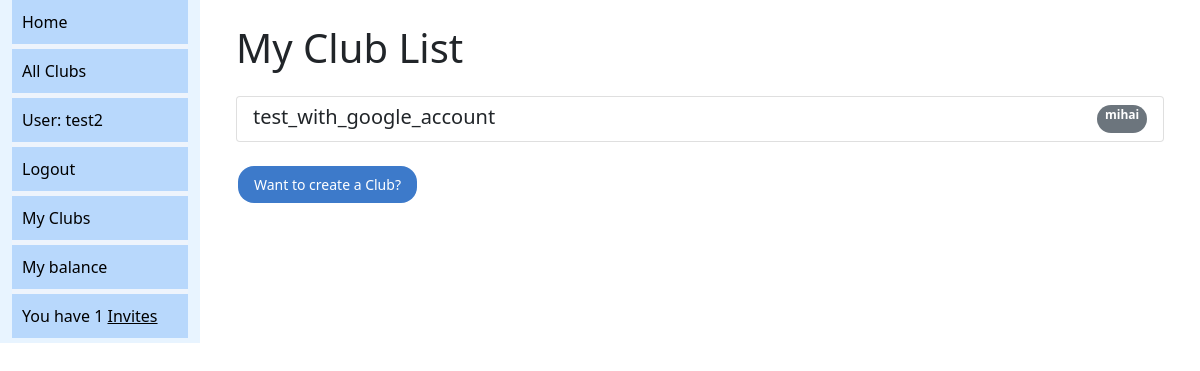
The app's page /myclubs/ (signed in) with its own data.
### accounts/models.py (models this page shows, shortened)
class CustomUser(AbstractUser):
    clubs = models.ManyToManyField('home.Club', help_text='Clubs this user is associated with')
    invites_sent = models.ManyToManyField('home.Invite', help_text='Invites sent by this user', related_name='invites_sent')
    invites_received = models.ManyToManyField('home.Invite', help_text='Invites received by this user', related_name='invites_received')
    sums = models.ManyToManyField('home.Sum', help_text='Sums assinged to this user')
    payments = models.ManyToManyField('home.payment', help_text='Payments involving this user')
    join_requests = models.ManyToManyField('home.JoinRequest')
    livesessions = models.ManyToManyField('home.LiveSession', help_text='livesessions')
    def __str__(self):
        return self.username
    class Meta:
        ordering = ['username']

### home/models.py (models this page shows, shortened)
class Club(models.Model):
    time_created = models.DateField(default=timezone.now)
    name = models.CharField(max_length=200, help_text='Enter a club name')
    owner = models.ForeignKey('accounts.CustomUser', on_delete=models.SET_NULL, null=True, related_name='club_owner')
    members = models.ManyToManyField('accounts.CustomUser', help_text='Add members to this club')
    invites_sent = models.ManyToManyField('Invite')
    sessions = models.ManyToManyField('Session')
    sums = models.ManyToManyField('Sum')
    join_requests = models.ManyToManyField('JoinRequest')
    class Meta:
        ordering = ['-time_created']
    def get_absolute_url(self):
        return reverse('home:club-detail', args=[str(self.id)])

### home/views.py (the view)
# urls.py: path('myclubs/', views.myclublist_view, name='myclubs'),
@login_required
def myclublist_view(request):
    myclub_list = request.user.clubs.all()
    return render(request, 'home/myclub_list.html', context={'myclub_list': myclub_list})

### home/templates/home/myclub_list.html
{% extends "base_generic.html" %}
{% block content %}
<div class="container">
  <h1 class="my-4">My Club List</h1>
  {% if myclub_list %}
  <div class="list-group">
    {% for club in myclub_list %}
      <a href="{{ club.get_absolute_url }}" class="list-group-item list-group-item-action">
        <div class="d-flex w-100 justify-content-between">
          <h5 class="mb-1">{{ club.name }}</h5>
          <span class="badge bg-secondary rounded-pill">{{club.owner}}</span>
        </div>
      </a>
    {% endfor %}
  </div>
  {% else %}
    <p class="lead">You are not part of any clubs yet.</p>
  {% endif %}
  <a href="{% url 'home:club-create' %}" class="btn btn-primary mt-4">Want to create a Club?</a>
</div>
{% endblock %}

### home/templates/base_generic.html (shortened to what this page needs)
<!DOCTYPE html>
<html lang="en">
<head>
  <link href="https://cdn.jsdelivr.net/npm/bootstrap@5.1.3/dist/css/bootstrap.min.css" rel="stylesheet">
  {% load static %}
  <link rel="stylesheet" href="{% static 'css/styles.css' %}">
</head>
<link rel="stylesheet" href="https://cdnjs.cloudflare.com/ajax/libs/Chart.js/2.8.0/Chart.min.css" />
<body>
  <div class="container-fluid">
    <div class="row">
      <div class="col-sm-2">
        {% block sidebar %}
          <ul class="sidebar-nav">
            <li><a href="{% url 'home:index' %}">Home</a></li>
            <li><a href="{% url 'home:clubs' %}">All Clubs</a></li>
            {% if user.is_authenticated %}
              <li class="username">User: {{ user.username }}</li>
              <li><a href="{% url 'account_logout' %}?next={{ request.path }}">Logout</a></li>
              <li><a href="{% url 'home:myclubs' %}">My Clubs</a></li>
              <li><a href="/mydebit/alltime">My balance</a></li>
              <li class="invites">You have {{ user.invites_received.count }} <a href="{% url 'home:myinvites' %}">Invites</a></li>
            {% else %}
              <li><a href="{% url 'account_login' %}?next={{ request.path }}">Login</a></li>
            {% endif %}
          </ul>
        {% endblock %}
      </div>
      <div class="col-sm-10">{% block content %}{% endblock %}</div>
    </div>
  </div>
</body>
</html>

### home/static/css/styles.css (style rules this page uses)
.btn { background-color: #3d7aca; border: none; color: white; padding: 8px 16px; text-align: center; text-decoration: none; display: inline-block; font-size: 14px; margin: 4px 2px; cursor: pointer; border-radius: 16px; transition: background-color 0.3s ease; }
ul { list-style: none; margin: 0; padding: 0; }
li { margin-bottom: 20px; }
.col-sm-2 { background-color: #e8f4ff; }
.col-sm-10 { background-color: #ffffff; }
.sidebar-nav { background-color: #eef4fc; list-style-type: none; padding: 0; margin: 0; }
.sidebar-nav li { padding: 10px; }
.sidebar-nav li a { color: rgb(0, 0, 0); text-decoration: none; }
.sidebar-nav li.username { color: #000000; padding: 10px; }
.sidebar-nav li.invites { color: #000000; padding: 10px; }
.sidebar-nav li.invites a { color: #000000; text-decoration: underline; }
.sidebar-nav { list-style-type: none; margin: 0; padding: 0; width: 100%; }
.sidebar-nav li { padding: 10px; background-color: #b8d8fc; margin-bottom: 5px; }
.sidebar-nav li:last-child { border-bottom: none; }

### records on screen
CustomUser: username "test2", invites_received.count "1"
Club: name "test_with_google_account", owner "mihai"
